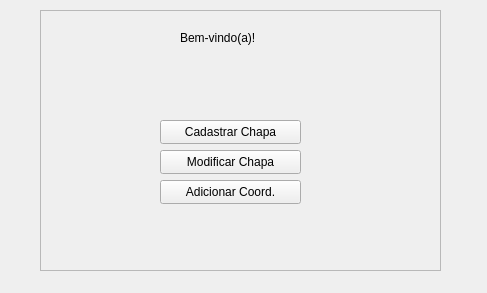
<?xml version="1.0" encoding="UTF-8"?>
<ui version="4.0">
 <class>Form</class>
 <widget class="QWidget" name="Form">
  <property name="geometry">
   <rect>
    <x>0</x>
    <y>0</y>
    <width>487</width>
    <height>293</height>
   </rect>
  </property>
  <property name="windowTitle">
   <string>Form</string>
  </property>
  <widget class="QFrame" name="FrameAdmin">
   <property name="geometry">
    <rect>
     <x>40</x>
     <y>10</y>
     <width>401</width>
     <height>261</height>
    </rect>
   </property>
   <property name="frameShape">
    <enum>QFrame::StyledPanel</enum>
   </property>
   <property name="frameShadow">
    <enum>QFrame::Raised</enum>
   </property>
   <widget class="QLabel" name="label">
    <property name="geometry">
     <rect>
      <x>140</x>
      <y>20</y>
      <width>121</width>
      <height>16</height>
     </rect>
    </property>
    <property name="text">
     <string>Bem-vindo(a)!</string>
    </property>
   </widget>
   <widget class="QPushButton" name="BotChapaCadastro">
    <property name="geometry">
     <rect>
      <x>120</x>
      <y>110</y>
      <width>141</width>
      <height>24</height>
     </rect>
    </property>
    <property name="text">
     <string>Cadastrar Chapa</string>
    </property>
   </widget>
   <widget class="QPushButton" name="BotCadCoord">
    <property name="geometry">
     <rect>
      <x>120</x>
      <y>170</y>
      <width>141</width>
      <height>24</height>
     </rect>
    </property>
    <property name="text">
     <string>Adicionar Coord.</string>
    </property>
   </widget>
   <widget class="QPushButton" name="BotChapaMod">
    <property name="geometry">
     <rect>
      <x>120</x>
      <y>140</y>
      <width>141</width>
      <height>24</height>
     </rect>
    </property>
    <property name="text">
     <string>Modificar Chapa</string>
    </property>
   </widget>
  </widget>
 </widget>
 <resources/>
 <connections/>
</ui>
